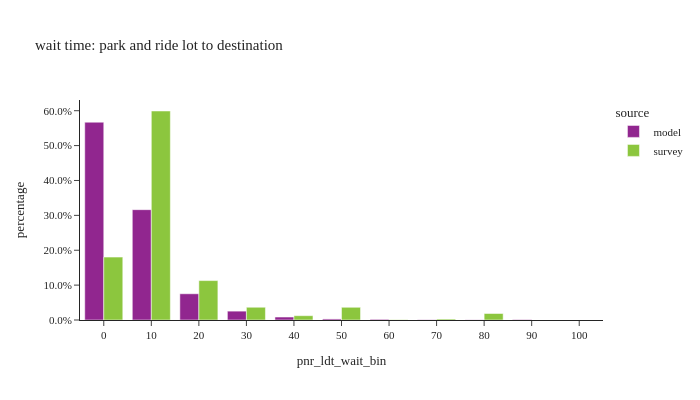

Write notebook code for a chart like this one.
### Code cell
util.plot_share_barchart(tour_pnr_est_bundle, 'tour_weight', 'pnr_ldt_wait_bin', title="wait time: park and ride lot to destination")

### Figure 1 — Plotly figure (JSON) as saved in the notebook; plotly's stock layout.template omitted (floating-point values rounded to 4 significant figures)
{"data": [{"alignmentgroup": "True", "customdata": [[12500.0, 12500.0], [6974.0, 6974.0], [1658.0, 1658.0], [560.0, 560.0], [188.0, 188.0], [67.0, 67.0], [43.0, 43.0], [16.0, 16.0], [12.0, 12.0], [26.0, 26.0], [1.0, 1.0]], "hovertemplate": "source=model<br>pnr_ldt_wait_bin=%{x}<br>percentage=%{y}<br>weighted_sum=%{customdata[0]}<br>sample_size=%{customdata[1]}<extra></extra>", "legendgroup": "model", "marker": {"color": "#91268F", "pattern": {"shape": ""}}, "name": "model", "offsetgroup": "model", "orientation": "v", "showlegend": true, "textposition": "auto", "type": "bar", "x": ["0", "10", "20", "30", "40", "50", "60", "70", "80", "90", "100"], "xaxis": "x", "y": [0.5671, 0.3163, 0.0752, 0.0254, 0.008526, 0.003039, 0.00195, 0.0007257, 0.0005442, 0.001179, 4.535e-05], "yaxis": "y"}, {"alignmentgroup": "True", "customdata": [[2911.0, 4.0], [9673.0, 14.0], [1824.0, 7.0], [590.0, 3.0], [199.1, 2.0], [588.7, 2.0], [12.73, 1.0], [44.61, 1.0], [300.6, 2.0]], "hovertemplate": "source=survey<br>pnr_ldt_wait_bin=%{x}<br>percentage=%{y}<br>weighted_sum=%{customdata[0]}<br>sample_size=%{customdata[1]}<extra></extra>", "legendgroup": "survey", "marker": {"color": "#8CC63E", "pattern": {"shape": ""}}, "name": "survey", "offsetgroup": "survey", "orientation": "v", "showlegend": true, "textposition": "auto", "type": "bar", "x": ["0", "10", "20", "30", "40", "50", "60", "70", "80"], "xaxis": "x", "y": [0.1803, 0.5992, 0.113, 0.03654, 0.01233, 0.03647, 0.0007888, 0.002763, 0.01862], "yaxis": "y"}], "layout": {"barmode": "group", "height": 400, "legend": {"title": {"text": "source"}, "tracegroupgap": 0}, "title": {"text": "wait time: park and ride lot to destination"}, "width": 700, "xaxis": {"anchor": "y", "domain": [0, 1], "title": {"text": "pnr_ldt_wait_bin"}}, "yaxis": {"anchor": "x", "domain": [0, 1], "tickformat": ".1%", "title": {"text": "percentage"}}}}
